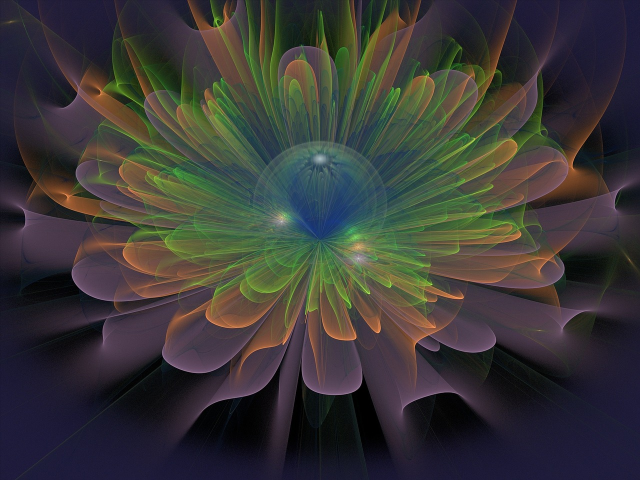
#> input picture Python/Img.jpg, 1280 x 960 px, found by its file name (shown at 1/2 size)
$ python ResizeImage.py
#> lines starting #> are read from the running program, lines starting #| are printed output that depends on the picture
import cv2

# Load the image
img = cv2.imread('/home/sampannat/Downloads/Learning/Python/Img.jpg')
#> img is the input picture: shape (960, 1280, 3); mean B, G, R 54.7, 56.5, 58

# Resize the image
resized_img = cv2.resize(img, (864,128))
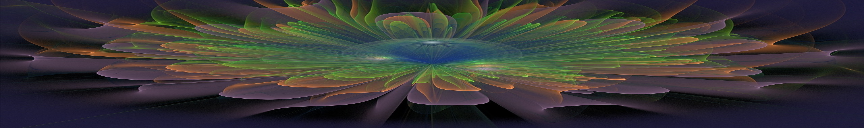
#> resized_img: shape (128, 864, 3); mean B, G, R 54.6, 56.4, 57.8

# Save the resized image
cv2.imwrite('./resized_image.jpg', resized_img)
